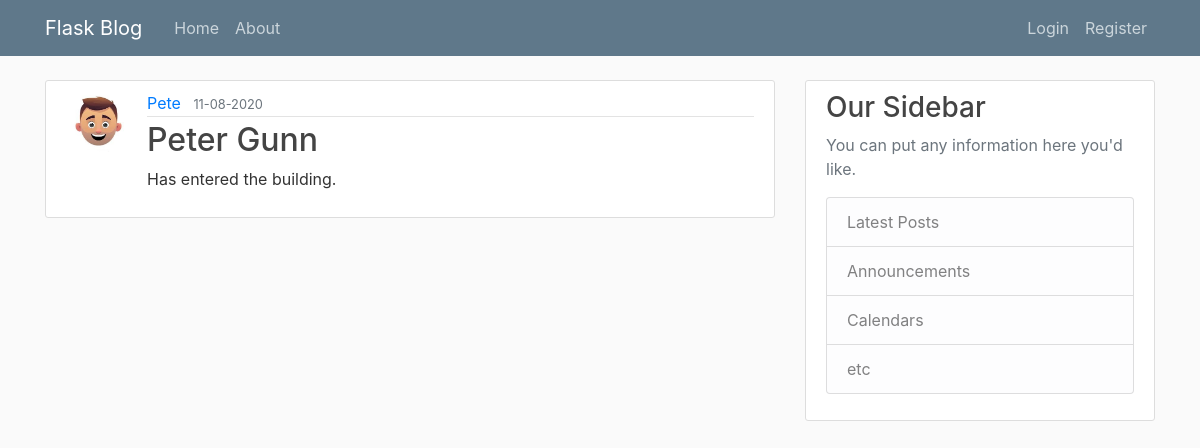
The page /post/2 on the database as committed earlier.
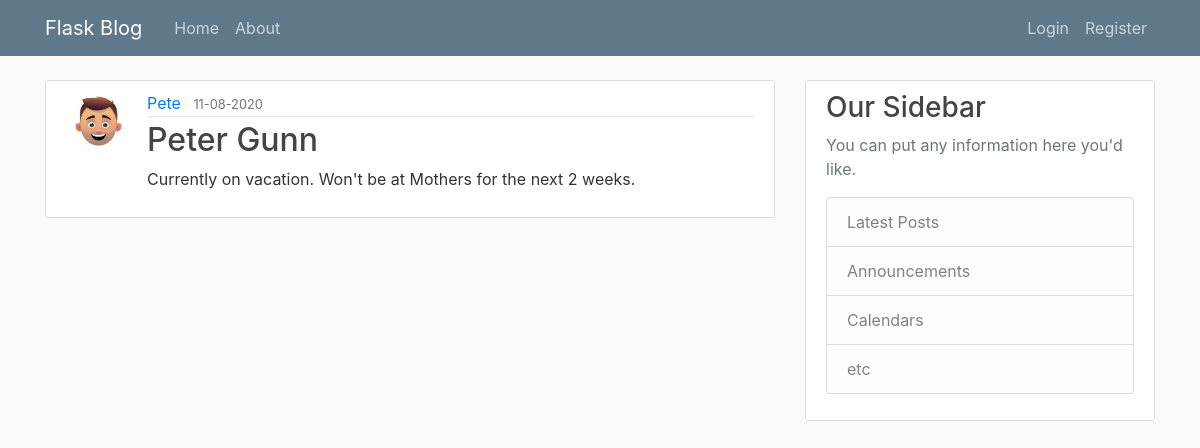
The same page on the database as committed later.
### flaskblog/models.py (models this page shows, shortened)
class Post(db.Model):
    id = db.Column(db.Integer, primary_key=True)
    title = db.Column(db.String(100), nullable=False)
    date_posted = db.Column(db.DateTime, nullable=False,
                            default=datetime.utcnow)
    content = db.Column(db.Text, nullable=False)
    user_id = db.Column(db.Integer, db.ForeignKey('user.id'), nullable=False)

### flaskblog/routes.py (the view)
@app.route('/post/<int:post_id>')
def post(post_id):
    post = Post.query.get_or_404(post_id)
    return render_template('post.html', title=post.title, post=post)

### flaskblog/templates/post.html (shortened to what this page needs)
{% extends "layout.html" %}
{% block content %}
    <article class="media content-section">
        <img class="rounded-circle article-img" src="{{ url_for('static', filename='profile_pics/' + post.author.image_file) }}" alt="">
        <div class="media-body">
            <div class="article-metadata">
            <a class="mr-2" href="#">{{ post.author.username }}</a>
            <small class="text-muted">{{ post.date_posted.strftime('%d-%m-%Y') }}</small>
            </div>
            <h2 class="article-title">{{ post.title }}</h2>
            <p class="article-content">{{ post.content }}</p>
        </div>
    </article>
{% endblock content %}

Rows that differ between the two databases and show on the page:
changed Post "Peter Gunn": content "Has entered the building." → "Currently on vacation. Won't be at Mothers for the next 2 weeks."
